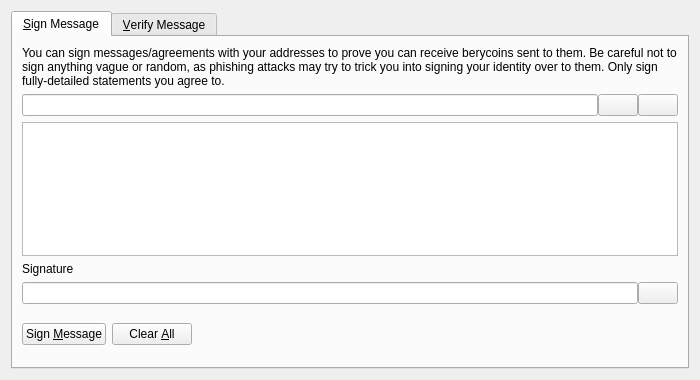
<?xml version="1.0" encoding="UTF-8"?>
<ui version="4.0">
 <class>SignVerifyMessageDialog</class>
 <widget class="QDialog" name="SignVerifyMessageDialog">
  <property name="geometry">
   <rect>
    <x>0</x>
    <y>0</y>
    <width>700</width>
    <height>380</height>
   </rect>
  </property>
  <property name="windowTitle">
   <string>Signatures - Sign / Verify a Message</string>
  </property>
  <property name="modal">
   <bool>true</bool>
  </property>
  <layout class="QVBoxLayout" name="verticalLayout">
   <item>
    <widget class="QTabWidget" name="tabWidget">
     <property name="currentIndex">
      <number>0</number>
     </property>
     <widget class="QWidget" name="tabSignMessage">
      <attribute name="title">
       <string>&amp;Sign Message</string>
      </attribute>
      <layout class="QVBoxLayout" name="verticalLayout_SM">
       <item>
        <widget class="QLabel" name="infoLabel_SM">
         <property name="text">
          <string>You can sign messages/agreements with your addresses to prove you can receive berycoins sent to them. Be careful not to sign anything vague or random, as phishing attacks may try to trick you into signing your identity over to them. Only sign fully-detailed statements you agree to.</string>
         </property>
         <property name="textFormat">
          <enum>Qt::PlainText</enum>
         </property>
         <property name="wordWrap">
          <bool>true</bool>
         </property>
        </widget>
       </item>
       <item>
        <layout class="QHBoxLayout" name="horizontalLayout_1_SM">
         <property name="spacing">
          <number>0</number>
         </property>
         <item>
          <widget class="QValidatedLineEdit" name="addressIn_SM">
           <property name="toolTip">
            <string>The Berycoin address to sign the message with</string>
           </property>
          </widget>
         </item>
         <item>
          <widget class="QPushButton" name="addressBookButton_SM">
           <property name="toolTip">
            <string>Choose previously used address</string>
           </property>
           <property name="text">
            <string/>
           </property>
           <property name="icon">
            <iconset resource="../bitcoin.qrc">
             <normaloff>:/icons/address-book</normaloff>:/icons/address-book</iconset>
           </property>
           <property name="shortcut">
            <string>Alt+A</string>
           </property>
           <property name="autoDefault">
            <bool>false</bool>
           </property>
          </widget>
         </item>
         <item>
          <widget class="QPushButton" name="pasteButton_SM">
           <property name="toolTip">
            <string>Paste address from clipboard</string>
           </property>
           <property name="text">
            <string/>
           </property>
           <property name="icon">
            <iconset resource="../bitcoin.qrc">
             <normaloff>:/icons/editpaste</normaloff>:/icons/editpaste</iconset>
           </property>
           <property name="shortcut">
            <string>Alt+P</string>
           </property>
           <property name="autoDefault">
            <bool>false</bool>
           </property>
          </widget>
         </item>
        </layout>
       </item>
       <item>
        <widget class="QPlainTextEdit" name="messageIn_SM">
         <property name="toolTip">
          <string>Enter the message you want to sign here</string>
         </property>
        </widget>
       </item>
       <item>
        <widget class="QLabel" name="signatureLabel_SM">
         <property name="text">
          <string>Signature</string>
         </property>
         <property name="textFormat">
          <enum>Qt::PlainText</enum>
         </property>
        </widget>
       </item>
       <item>
        <layout class="QHBoxLayout" name="horizontalLayout_2_SM">
         <property name="spacing">
          <number>0</number>
         </property>
         <item>
          <widget class="QLineEdit" name="signatureOut_SM">
           <property name="font">
            <font>
             <italic>true</italic>
            </font>
           </property>
           <property name="readOnly">
            <bool>true</bool>
           </property>
          </widget>
         </item>
         <item>
          <widget class="QPushButton" name="copySignatureButton_SM">
           <property name="toolTip">
            <string>Copy the current signature to the system clipboard</string>
           </property>
           <property name="text">
            <string/>
           </property>
           <property name="icon">
            <iconset resource="../bitcoin.qrc">
             <normaloff>:/icons/editcopy</normaloff>:/icons/editcopy</iconset>
           </property>
           <property name="autoDefault">
            <bool>false</bool>
           </property>
          </widget>
         </item>
        </layout>
       </item>
       <item>
        <layout class="QHBoxLayout" name="horizontalLayout_3_SM">
         <item>
          <widget class="QPushButton" name="signMessageButton_SM">
           <property name="toolTip">
            <string>Sign the message to prove you own this Berycoin address</string>
           </property>
           <property name="text">
            <string>Sign &amp;Message</string>
           </property>
           <property name="icon">
            <iconset resource="../bitcoin.qrc">
             <normaloff>:/icons/edit</normaloff>:/icons/edit</iconset>
           </property>
           <property name="autoDefault">
            <bool>false</bool>
           </property>
          </widget>
         </item>
         <item>
          <widget class="QPushButton" name="clearButton_SM">
           <property name="toolTip">
            <string>Reset all sign message fields</string>
           </property>
           <property name="text">
            <string>Clear &amp;All</string>
           </property>
           <property name="icon">
            <iconset resource="../bitcoin.qrc">
             <normaloff>:/icons/remove</normaloff>:/icons/remove</iconset>
           </property>
           <property name="autoDefault">
            <bool>false</bool>
           </property>
          </widget>
         </item>
         <item>
          <spacer name="horizontalSpacer_1_SM">
           <property name="orientation">
            <enum>Qt::Horizontal</enum>
           </property>
           <property name="sizeHint" stdset="0">
            <size>
             <width>40</width>
             <height>48</height>
            </size>
           </property>
          </spacer>
         </item>
         <item>
          <widget class="QLabel" name="statusLabel_SM">
           <property name="font">
            <font>
             <weight>75</weight>
             <bold>true</bold>
            </font>
           </property>
           <property name="text">
            <string/>
           </property>
           <property name="wordWrap">
            <bool>true</bool>
           </property>
          </widget>
         </item>
         <item>
          <spacer name="horizontalSpacer_2_SM">
           <property name="orientation">
            <enum>Qt::Horizontal</enum>
           </property>
           <property name="sizeHint" stdset="0">
            <size>
             <width>40</width>
             <height>48</height>
            </size>
           </property>
          </spacer>
         </item>
        </layout>
       </item>
      </layout>
     </widget>
     <widget class="QWidget" name="tabVerifyMessage">
      <attribute name="title">
       <string>&amp;Verify Message</string>
      </attribute>
      <layout class="QVBoxLayout" name="verticalLayout_VM">
       <item>
        <widget class="QLabel" name="infoLabel_VM">
         <property name="text">
          <string>Enter the receiver's address, message (ensure you copy line breaks, spaces, tabs, etc. exactly) and signature below to verify the message. Be careful not to read more into the signature than what is in the signed message itself, to avoid being tricked by a man-in-the-middle attack. Note that this only proves the signing party receives with the address, it cannot prove sendership of any transaction!</string>
         </property>
         <property name="textFormat">
          <enum>Qt::PlainText</enum>
         </property>
         <property name="alignment">
          <set>Qt::AlignLeading|Qt::AlignLeft|Qt::AlignTop</set>
         </property>
         <property name="wordWrap">
          <bool>true</bool>
         </property>
        </widget>
       </item>
       <item>
        <layout class="QHBoxLayout" name="horizontalLayout_1_VM">
         <property name="spacing">
          <number>0</number>
         </property>
         <item>
          <widget class="QValidatedLineEdit" name="addressIn_VM">
           <property name="toolTip">
            <string>The Berycoin address the message was signed with</string>
           </property>
          </widget>
         </item>
         <item>
          <widget class="QPushButton" name="addressBookButton_VM">
           <property name="toolTip">
            <string>Choose previously used address</string>
           </property>
           <property name="text">
            <string/>
           </property>
           <property name="icon">
            <iconset resource="../bitcoin.qrc">
             <normaloff>:/icons/address-book</normaloff>:/icons/address-book</iconset>
           </property>
           <property name="shortcut">
            <string>Alt+A</string>
           </property>
           <property name="autoDefault">
            <bool>false</bool>
           </property>
          </widget>
         </item>
        </layout>
       </item>
       <item>
        <widget class="QPlainTextEdit" name="messageIn_VM"/>
       </item>
       <item>
        <widget class="QValidatedLineEdit" name="signatureIn_VM"/>
       </item>
       <item>
        <layout class="QHBoxLayout" name="horizontalLayout_2_VM">
         <item>
          <widget class="QPushButton" name="verifyMessageButton_VM">
           <property name="toolTip">
            <string>Verify the message to ensure it was signed with the specified Berycoin address</string>
           </property>
           <property name="text">
            <string>Verify &amp;Message</string>
           </property>
           <property name="icon">
            <iconset resource="../bitcoin.qrc">
             <normaloff>:/icons/transaction_0</normaloff>:/icons/transaction_0</iconset>
           </property>
           <property name="autoDefault">
            <bool>false</bool>
           </property>
          </widget>
         </item>
         <item>
          <widget class="QPushButton" name="clearButton_VM">
           <property name="toolTip">
            <string>Reset all verify message fields</string>
           </property>
           <property name="text">
            <string>Clear &amp;All</string>
           </property>
           <property name="icon">
            <iconset resource="../bitcoin.qrc">
             <normaloff>:/icons/remove</normaloff>:/icons/remove</iconset>
           </property>
           <property name="autoDefault">
            <bool>false</bool>
           </property>
          </widget>
         </item>
         <item>
          <spacer name="horizontalSpacer_1_VM">
           <property name="orientation">
            <enum>Qt::Horizontal</enum>
           </property>
           <property name="sizeHint" stdset="0">
            <size>
             <width>40</width>
             <height>48</height>
            </size>
           </property>
          </spacer>
         </item>
         <item>
          <widget class="QLabel" name="statusLabel_VM">
           <property name="font">
            <font>
             <weight>75</weight>
             <bold>true</bold>
            </font>
           </property>
           <property name="text">
            <string/>
           </property>
           <property name="wordWrap">
            <bool>true</bool>
           </property>
          </widget>
         </item>
         <item>
          <spacer name="horizontalSpacer_2_VM">
           <property name="orientation">
            <enum>Qt::Horizontal</enum>
           </property>
           <property name="sizeHint" stdset="0">
            <size>
             <width>40</width>
             <height>48</height>
            </size>
           </property>
          </spacer>
         </item>
        </layout>
       </item>
      </layout>
     </widget>
    </widget>
   </item>
  </layout>
 </widget>
 <customwidgets>
  <customwidget>
   <class>QValidatedLineEdit</class>
   <extends>QLineEdit</extends>
   <header>qt/qvalidatedlineedit.h</header>
  </customwidget>
 </customwidgets>
 <resources>
  <include location="../bitcoin.qrc"/>
 </resources>
 <connections/>
</ui>
